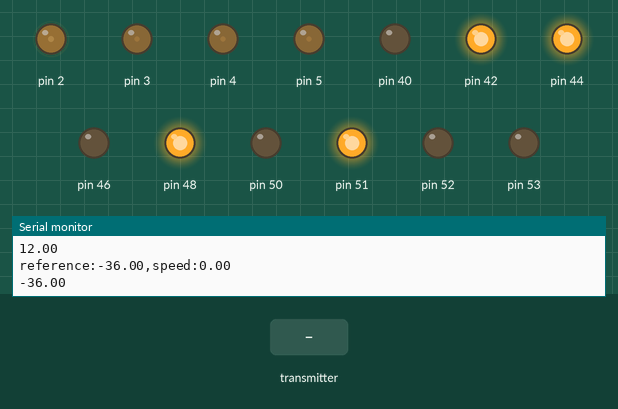
Recording of a sketch running on a simulated Arduino Mega 2560, built with avr-gcc and run on an emulated ATmega2560. Shown: output pins drawn as LEDs (lit = HIGH), the last lines printed to the serial monitor. Inputs (shaded band) come from the test bench.

Above: at 1.2 s.
1.3 s: the transmitter starts sending ch.0 = 1811
At 2.1 s:
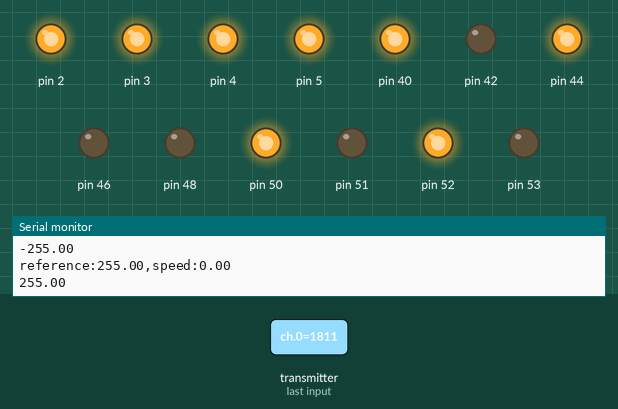
2.9 s: the transmitter starts sending ch.2 = 172
At 3.7 s:
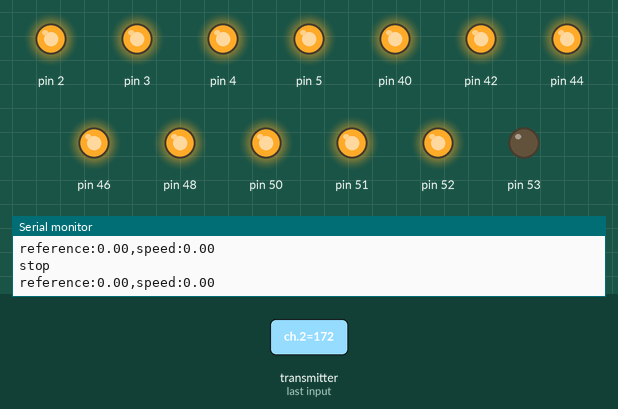
4.4 s: the transmitter starts sending ch.2 = 992
At 5.1 s:
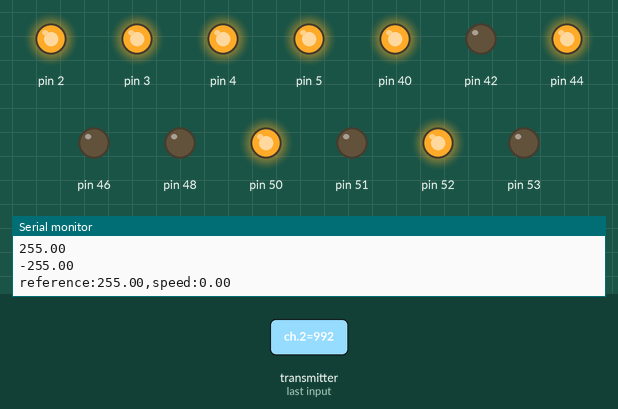
7.4 s: the transmitter starts sending ch.1 = 1811
At 8.7 s:
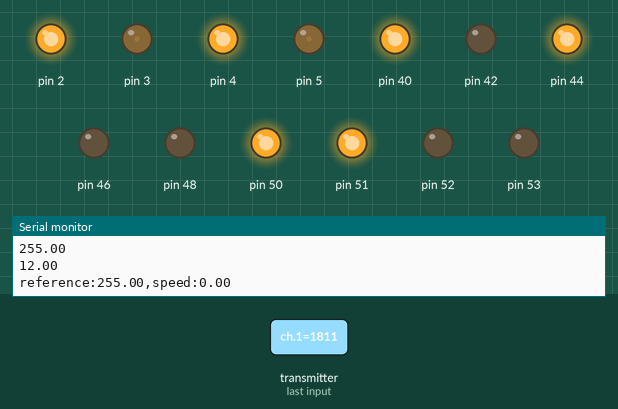
9.0 s: the transmitter starts sending ch.0 = 172
At 9.9 s:
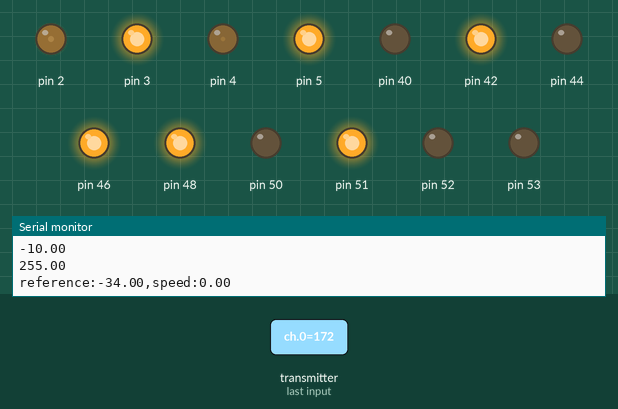
10.5 s: the transmitter starts sending ch.3 = 1811
At 11.9 s:
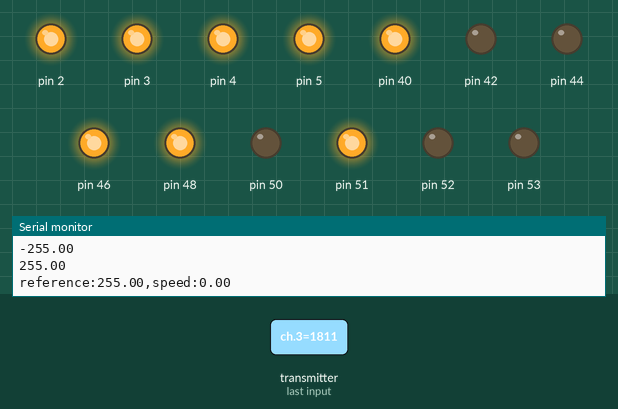
Timing chart, 0 to 13.0 s (numbered marks = the images above; inputs shaded):
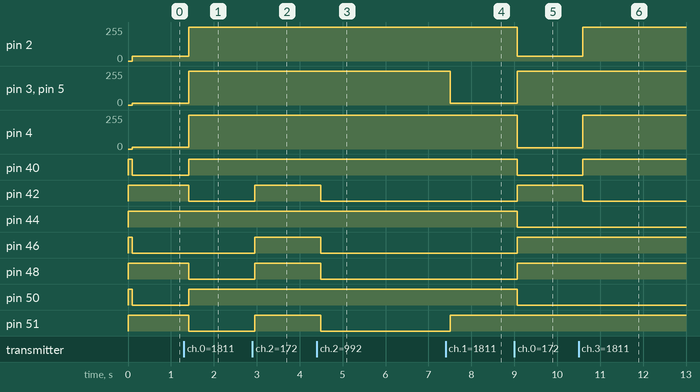

The sketch:

main.ino
```cpp
#include "include.h"

void setup()
{
  pinMode(53,OUTPUT);
  InitSbus();
  InitMotor();
  Serial.begin(9600);
  Serial.print('1');
  t = millis() + 30;
}

void loop()
{
  TaskRun();
}
```

App.cpp
```cpp
#include "include.h"

const int L = 1010, R = 1040;
int mafor, mago, maturn;
int mbfor, mbgo, mbturn;
int mcfor, mcgo, mcturn;
int mdfor, mdgo, mdturn;
int speed_max = 255;
int speed_min = -255;
double ref1, ref2, ref3, ref4;
unsigned long t, T;

void TaskRun(void)
{
  if (millis() > t)
  {
    Write();
    GetSignal();
    t =  millis() + 30;
  }
  graph();
  if (rcsig.failsafe)
    fail_safe();
  else
  {
    if ((rcsig.ch[2]<800) || ((rcsig.ch[0] > L) && (rcsig.ch[0] < R) && (rcsig.ch[1] > L) && (rcsig.ch[1] < R) && (rcsig.ch[3] > L) && (rcsig.ch[3] < R))){
      stop_all();
      Serial.println("stop");
    }
    else
    {
      if (!((rcsig.ch[1] > L) && (rcsig.ch[1] < R)))
      {
        mafor = map(rcsig.ch[1], 340, 1704, speed_min, speed_max);
        mbfor = map(rcsig.ch[1], 340, 1704, speed_min, speed_max);
        mcfor = map(rcsig.ch[1], 340, 1704, speed_min, speed_max);
        mdfor = map(rcsig.ch[1], 340, 1704, speed_min, speed_max);
      }
      else
      {
        mafor = 0;
        mbfor = 0;
        mcfor = 0;
        mdfor = 0;
      }
      if (!((rcsig.ch[0] > L) && (rcsig.ch[0] < R)))
      {
        mago = map(rcsig.ch[0], 340, 1704, speed_min, speed_max);
        mbgo = map(rcsig.ch[0], 340, 1704, speed_max, speed_min);
        mcgo = map(rcsig.ch[0], 340, 1704, speed_min, speed_max);
        mdgo = map(rcsig.ch[0], 340, 1704, speed_max, speed_min);
      }
      else
      {
        mago = 0;
        mbgo = 0;
        mcgo = 0;
        mdgo = 0;
      }
      if (!((rcsig.ch[3] > L) && (rcsig.ch[3] < R)))
      {
        maturn = map(rcsig.ch[3], 340, 1704, speed_min, speed_max);
        mbturn = map(rcsig.ch[3], 340, 1704, speed_min, speed_max);
        mcturn = map(rcsig.ch[3], 340, 1704, speed_max, speed_min);
        mdturn = map(rcsig.ch[3], 340, 1704, speed_max, speed_min);
      }
      else
      {
        maturn = 0;
        mbturn = 0;
        mcturn = 0;
        mdturn = 0;
      }
      ref1 = max(min(mafor + mago + maturn, speed_max), speed_min);
      ref2 = max(min(mbfor + mbgo + mbturn, speed_max), speed_min);
      ref3 = max(min(mcfor + mcgo + mcturn, speed_max), speed_min);
      ref4 = max(min(mdfor + mdgo + mdturn, speed_max), speed_min);
      Serial.println(ref1);
      Serial.println(ref2);
      Serial.println(ref3);
      Serial.println(ref4);
      setspeed();
      moving();
    }
  }

}
```

App.h
```cpp
#ifndef _APP_H_
#define _APP_H_

//void DelayMs(uint16 ms);
void TaskRun(void);
extern double ref1, ref2, ref3, ref4;
extern unsigned long t,T;

#endif
```

include.h
```cpp
#ifndef _INCLUDE_H_
#define _INCLUDE_H_

//#include <Servo.h>
#include <Arduino.h>

#include <sbus.h>
#include "App.h"
#include "signal.h"
#include "motor.h"

#endif
```

motor.cpp
```cpp
#include "include.h"

bool rev1, rev2, rev3, rev4;
double M1PWMOUT, M2PWMOUT, M3PWMOUT, M4PWMOUT;//motor output
double in1, in2, in3, in4, M1S, M2S, M3S, M4S;//motor input
struct motor
{
  int in1;
  int in2;
  int pwm;
  int A_out;
  int B_out;
};
motor M1, M2, M3, M4;
void macount()
{
  rev1 = digitalRead(M1.B_out);
  in1++;
}
void mbcount()
{
  rev2 = digitalRead(M2.B_out);
  in2++;
}
void mccount()
{
  rev3 = !digitalRead(M3.B_out);
  in3++;
}
void mdcount()
{
  rev4 = !digitalRead(M4.B_out);
  in4++;
}
void moving()
{
  if (M1PWMOUT > 0)
  {
    analogWrite(M1.pwm, M1PWMOUT);
    digitalWrite(M1.in1, 1);
    digitalWrite(M1.in2, 0);
  }
  else
  {
    analogWrite(M1.pwm, abs(M1PWMOUT));
    digitalWrite(M1.in1, 0);
    digitalWrite(M1.in2, 1);
  }
  if (M2PWMOUT > 0)
  {
    analogWrite(M2.pwm, M2PWMOUT);
    digitalWrite(M2.in1, 0);
    digitalWrite(M2.in2, 1);
  }
  else
  {
    analogWrite(M2.pwm, abs(M2PWMOUT));
    digitalWrite(M2.in1, 1);
    digitalWrite(M2.in2, 0);
  }
  if (M3PWMOUT > 0)
  {
    analogWrite(M3.pwm, M3PWMOUT);
    digitalWrite(M3.in1, 0);
    digitalWrite(M3.in2, 1);
  }
  else
  {
    analogWrite(M3.pwm, abs(M3PWMOUT));
    digitalWrite(M3.in1, 1);
    digitalWrite(M3.in2, 0);
  }
  if (M4PWMOUT > 0)
  {
    analogWrite(M4.pwm, M4PWMOUT);
    digitalWrite(M4.in1, 1);
    digitalWrite(M4.in2, 0);
  }
  else
  {
    analogWrite(M4.pwm, abs(M4PWMOUT));
    digitalWrite(M4.in1, 0);
    digitalWrite(M4.in2, 1);
  }
  //Serial.println("moved");
}
void stop_all()
{
  digitalWrite(M1.in1, 1);
  digitalWrite(M2.in1, 1);
  digitalWrite(M3.in1, 1);
  digitalWrite(M4.in1, 1);
  digitalWrite(M1.in2, 1);
  digitalWrite(M2.in2, 1);
  digitalWrite(M3.in2, 1);
  digitalWrite(M4.in2, 1);
  M1PWMOUT = 0;
  M2PWMOUT = 0;
  M3PWMOUT = 0;
  M4PWMOUT = 0;
  ref1 = 0;
  ref2 = 0;
  ref3 = 0;
  ref4 = 0;
}
void fail_safe()
{
  stop_all();
}
void GetM1Speed()
{
  if (rev1)
    M1S = in1;
  else
    M1S = -in1;
  in1 = 0;
}
void GetM2Speed()
{
  if (rev2)
    M2S = in2;
  else
    M2S = -in2;
  in2 = 0;
}
void GetM3Speed()
{
  if (rev3)
    M3S = in3;
  else
    M3S = -in3;
  in3 = 0;
}
void GetM4Speed()
{
  if (rev4)
    M4S = in4;
  else
    M4S = -in4;
  in4 = 0;
}
void Speed()
{
  GetM1Speed();
  GetM2Speed();
  GetM3Speed();
  GetM4Speed();
}
void setspeed()
{
  M1PWMOUT = ref1;
  M2PWMOUT = ref2;
  M3PWMOUT = ref3;
  M4PWMOUT = ref4;
}
void PrintSpeed()
{
  Serial.println(M1S);
  Serial.println(M2S);
  Serial.println(M3S);
  Serial.println(M4S);
  Serial.println("==========");
}
void graph()
{
  Serial.print("reference:");
  Serial.print(ref1);
  Serial.print(",");
  Serial.print("speed:");
  Serial.println(M1S);
}
void InitMotor()
{
  M1.A_out = 18;
  M2.A_out = 19;
  M3.A_out = 20;
  M4.A_out = 21;
  M1.B_out = 39;
  M2.B_out = 36;
  M3.B_out = 34;
  M4.B_out = 32;
  M1.in1 = 40;
  M1.in2 = 42;
  M2.in1 = 44;
  M2.in2 = 46;
  M3.in1 = 48;
  M3.in2 = 50;
  M4.in1 = 51;
  M4.in2 = 52;
  M1.pwm = 2;
  M2.pwm = 3;
  M3.pwm = 4;
  M4.pwm = 5;
  pinMode(M1.pwm, OUTPUT);
  pinMode(M2.pwm, OUTPUT);
  pinMode(M3.pwm, OUTPUT);
  pinMode(M4.pwm, OUTPUT);
  pinMode(M1.in1, OUTPUT);
  pinMode(M1.in2, OUTPUT);
  pinMode(M2.in1, OUTPUT);
  pinMode(M2.in2, OUTPUT);
  pinMode(M3.in1, OUTPUT);
  pinMode(M3.in2, OUTPUT);
  pinMode(M4.in1, OUTPUT);
  pinMode(M4.in2, OUTPUT);
  pinMode(M1.B_out, INPUT);
  pinMode(M2.B_out, INPUT);
  pinMode(M3.B_out, INPUT);
  pinMode(M4.B_out, INPUT);
  pinMode(M1.A_out, INPUT);
  pinMode(M2.A_out, INPUT);
  pinMode(M3.A_out, INPUT);
  pinMode(M4.A_out, INPUT);
  /************/
}
```

motor.h
```cpp
#ifndef _MOTOR_H_
#define _MOTOR_H_

void macount();
void mbcount();
void mccount();
void mdcount();
void moving();
void stop_all();
void fail_safe();
void GetM1Speed();
void GetM2Speed();
void GetM3Speed();
void GetM4Speed();
void Speed();
void setspeed();
void InitMotor();
void PrintSpeed();
void graph();
void reset_speed();
extern double M1PWMOUT, M2PWMOUT, M3PWMOUT, M4PWMOUT;//motor output
extern double in1, in2, in3, in4, M1S, M2S, M3S, M4S;//motor input

#endif
```

signal.cpp
```cpp
#include <sbus.h>
#include "signal.h"

bfs::SbusData rcsig;
bfs::SbusRx sbus(&Serial2, false);

void InitSbus() {
  sbus.Begin();
  Serial3.begin(9600);
}

void GetSignal() {
  bool failSafe, lostFrame;

  if (sbus.Read()) {
    rcsig = sbus.data();
   // PrintSignal();
  }
  //rcsig.ch[2]=2000;
  /*rcsig.ch[2]=800;
  rcsig.ch[1]=1025;
  rcsig.ch[3]=1025;
  rcsig.ch[4]=1025;*/
}

void PrintSignal() {
  for (int i = 0; i < 16; i++) {
    Serial.print("Ch"); Serial.print(i);
    Serial.print(": "); Serial.println(rcsig.ch[i]);
  }
  Serial.println("-----------");
}

void Write() {
  Serial3.print("[");
  Serial3.print(map(rcsig.ch[5],340,1704,500,2500));
  Serial3.print(",");
  if(rcsig.ch[7] < 1000) {
    Serial3.print(3);
  }
  else{
      if(rcsig.ch[8] < 1000) {
    Serial3.print(1);
    }
    else if (rcsig.ch[8]<1300){
      Serial3.print(0);
    }
    else{
    Serial3.print(2);
  }
  }
  Serial3.print(",");
  if(rcsig.ch[6] < 1000){
    Serial3.print(1500);
  }
  else{
    Serial3.print(500);
  }
  Serial3.print(",");
  Serial3.print(map(rcsig.ch[4],340,1704,500,2500));
  Serial3.println("]");
}
```

signal.h
```cpp
#ifndef _SBUS_H_
#define _SBUS_H_

extern bfs::SbusData rcsig;
void InitSbus();
void GetSignal();
void PrintSignal();
void Write();
#endif
```

Measured:
- after the input at 1.3 s, pin 2: 36/255 → 255/255 after 0.11 s; pin 3–5: 12/255 → 255/255 after 0.11 s; pin 40, pin 50, pin 52: LOW → HIGH after 0.11 s; pin 42, pin 48, pin 51: HIGH → LOW after 0.11 s
- after the input at 2.9 s, pin 42, pin 46, pin 48, pin 51: LOW → HIGH after 0.05 s
- after the input at 4.4 s, pin 42, pin 46, pin 48, pin 51: HIGH → LOW after 0.09 s
- after the input at 7.4 s, pin 3, pin 5: 255/255 → 12/255 after 0.10 s; pin 51: LOW → HIGH after 0.10 s; pin 52: HIGH → LOW after 0.10 s
- after the input at 9.0 s, pin 2: 255/255 → 34/255 after 0.07 s; pin 3, pin 5: 12/255 → 255/255 after 0.07 s; pin 4: 255/255 → 10/255 after 0.07 s; pin 40, pin 44, pin 50: HIGH → LOW after 0.07 s; pin 42, pin 46, pin 48: LOW → HIGH after 0.07 s
- after the input at 10.5 s, pin 2: 34/255 → 255/255 after 0.09 s; pin 4: 10/255 → 255/255 after 0.09 s; pin 40: LOW → HIGH after 0.09 s; pin 42: HIGH → LOW after 0.09 s
